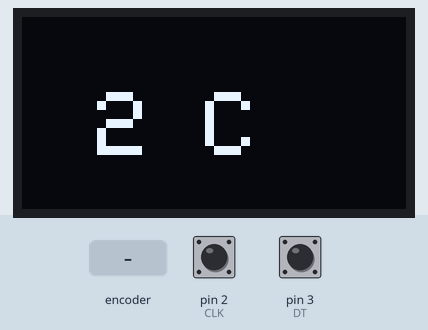
Bench run of a sketch on a simulated Arduino Uno, built with avr-gcc and run on an emulated ATmega328P. Parts: 128×64 one-colour display. Inputs (shaded band) come from the test bench; at power-on: pin 2 (CLK) HIGH, pin 3 (DT) HIGH.

Above: at 1.2 s.
1.3 s: rotary encoder on pin 2 (CLK) / pin 3 (DT) turned 3 steps (first pin leading)
At 2.7 s:
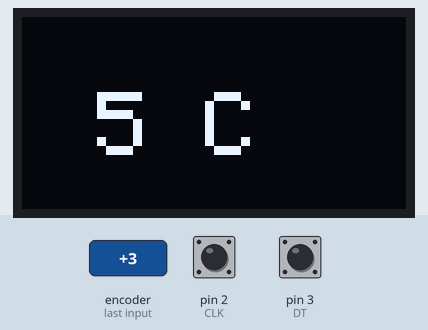
3.4 s: rotary encoder on pin 2 (CLK) / pin 3 (DT) turned 1 step (first pin leading)
At 4.0 s:
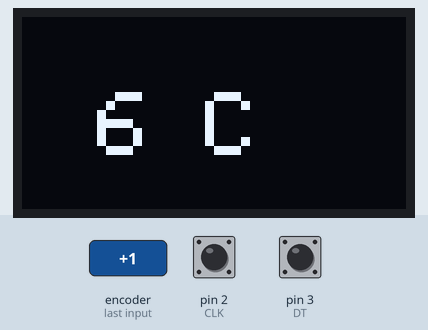
5.1 s: rotary encoder on pin 2 (CLK) / pin 3 (DT) turned 1 step (first pin leading)
At 6.5 s:
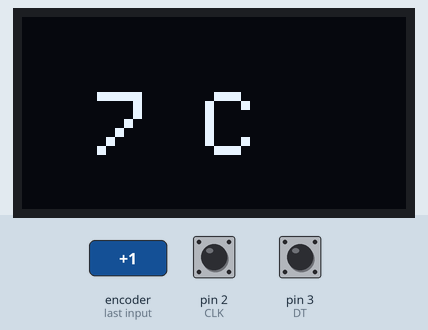
Timing chart, 0 to 8.1 s (numbered marks = the images above; inputs shaded):
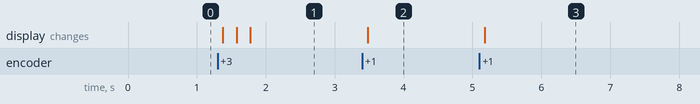

The sketch:

OLED_and_Encoder.ino
```cpp
#include <Wire.h>
#include <Adafruit_GFX.h>
#include <Adafruit_SSD1306.h>

#define SCREEN_WIDTH 128
#define SCREEN_HEIGHT 64
#define OLED_RESET    -1  // Reset pin (not used)
#define SCREEN_ADDRESS 0x3C

Adafruit_SSD1306 display(SCREEN_WIDTH, SCREEN_HEIGHT, &Wire, OLED_RESET);

#define CLK 2  // Rotary Encoder CLK (A) pin
#define DT 3   // Rotary Encoder DT (B) pin

int lastStateCLK;
int temperature = 2;  // Start at 2°C

void setup() {
    Serial.begin(115200);

    if (!display.begin(SSD1306_SWITCHCAPVCC, SCREEN_ADDRESS)) {
        Serial.println(F("SSD1306 allocation failed"));
        for (;;);
    }

    pinMode(CLK, INPUT);
    pinMode(DT, INPUT);
    lastStateCLK = digitalRead(CLK); // Read initial state

    updateDisplay();
}

void loop() {
    int currentStateCLK = digitalRead(CLK);

    // If the state changes, check direction
    if (currentStateCLK != lastStateCLK && currentStateCLK == HIGH) {
        if (digitalRead(DT) != currentStateCLK) {
            if (temperature < 12) temperature++;  // Increase temp
        } else {
            if (temperature > 2) temperature--;   // Decrease temp
        }
        updateDisplay();
    }

    lastStateCLK = currentStateCLK; // Store last CLK state
}

// Function to update the OLED display
void updateDisplay() {
    display.clearDisplay();
    display.setTextSize(3);
    display.setTextColor(SSD1306_WHITE);
    display.setCursor(25, 25);
    display.print(temperature);
    display.print(" C");
    display.display();
}
```

Measured:
- after the input at 1.3 s, the display: first changes after 0.08 s (image 1 shows a later state)
- after the input at 3.4 s, the display: changes after 0.08 s (image 2)
- after the input at 5.1 s, the display: changes after 0.08 s (image 3)
